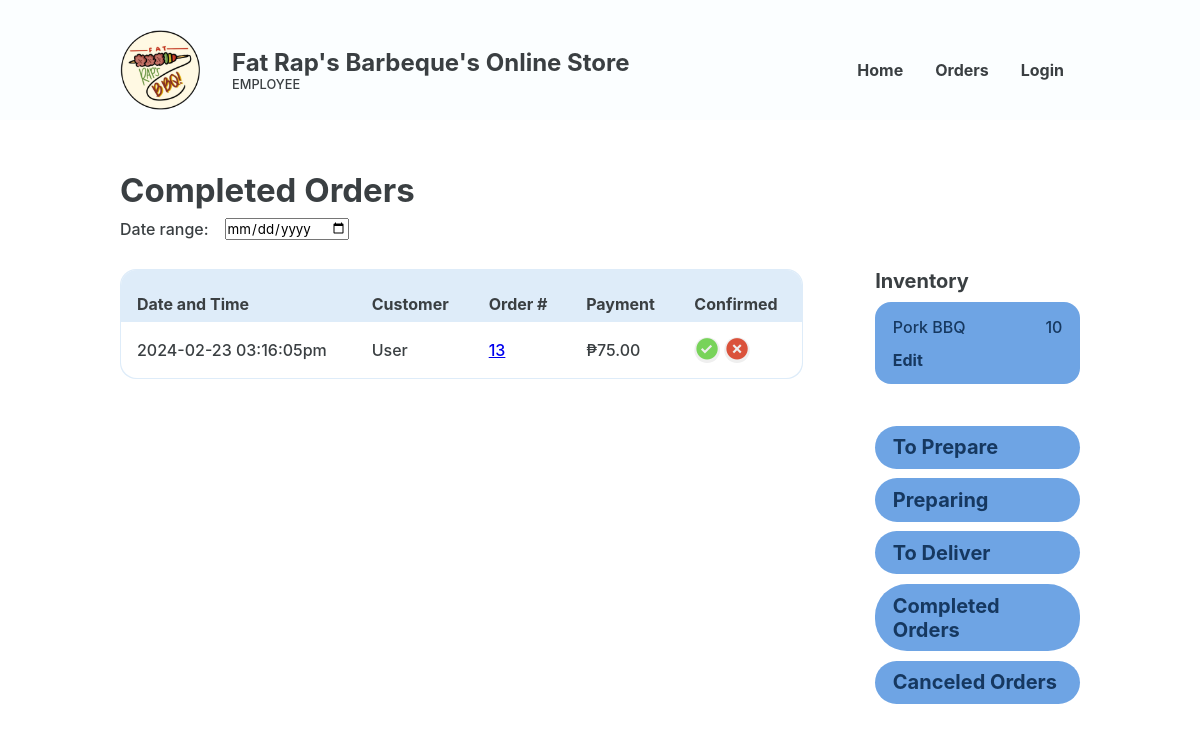
The app's page /Website/employee-completed-orders.php, older data.
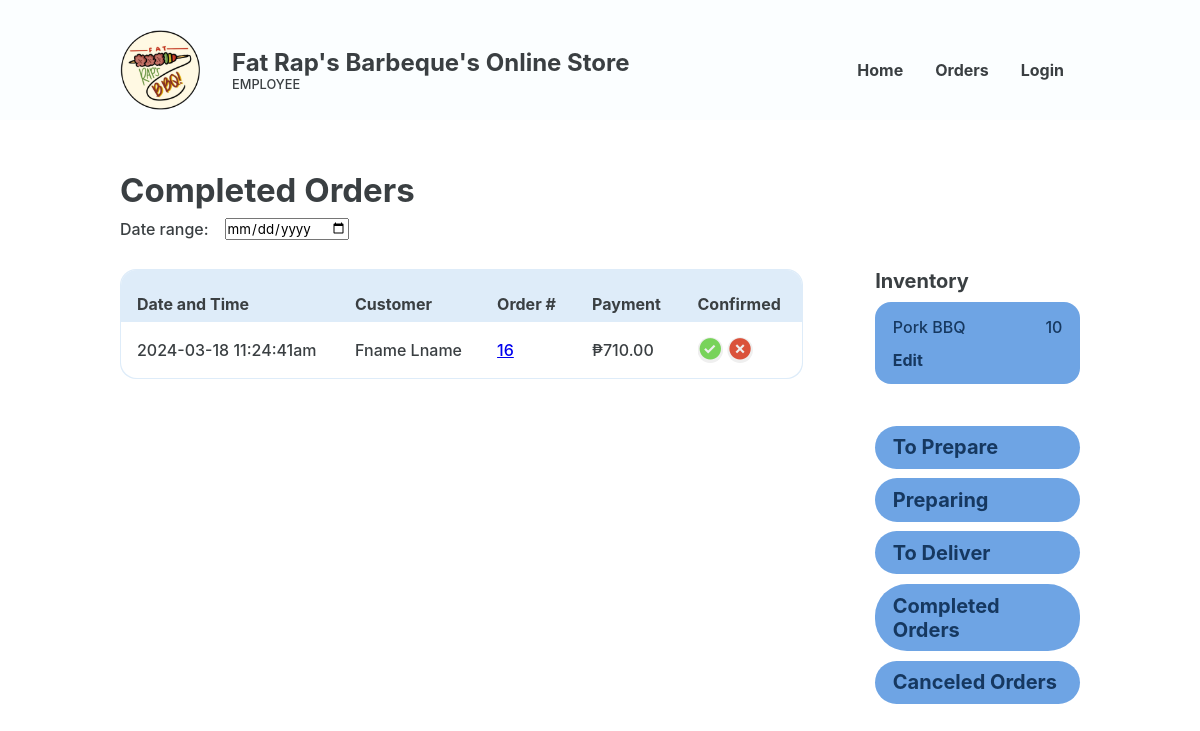
The same page, newer data.
### tables this page shows
CREATE TABLE `placed_order` (
  `PLACED_ORDER_ID` int(18) UNSIGNED NOT NULL,
  `PRSN_ID` int(18) NOT NULL,
  `CUS_NAME` varchar(20) NOT NULL,
  `CUS_NUMBER` varchar(11) NOT NULL,
  `CUS_EMAIL` varchar(35) NOT NULL,
  `PLACED_ORDER_DATE` varchar(50) NOT NULL,
  `PLACED_ORDER_TOTAL` decimal(10,2) NOT NULL,
  `DELIVERY_ADDRESS` varchar(255) NOT NULL,
  `DELIVERY_DATE` varchar(50) NOT NULL,
  `PLACED_ORDER_STATUS` varchar(50) NOT NULL,
  `PLACED_ORDER_CONFIRMATION` varchar(50) NOT NULL,
  `PLACED_ORDER_TRACKER` varchar(16) NOT NULL,
  `REFERENCE_NUMBER` varchar(50) NOT NULL
);

### Website/employee-completed-orders.php (the view, shortened to what the changed rows need)
<?php
@include 'constants.php';
?>
<!DOCTYPE html>
<html lang="en">
<head>
    <link rel="stylesheet" href="header-styles.css">
    <link rel="stylesheet" href="admin-styles.css">
    <link href='https://unpkg.com/boxicons@2.1.4/css/boxicons.min.css' rel='stylesheet'>
</head>
<body>
    <header class="backend">
        <div class="header-container">
            <div class="website-title">
                <div class="text">
                    <h1>Fat Rap's Barbeque's Online Store</h1>
                </div>
            </div>
        </div>
    </header>
    <main>
        <section class="section">
            <div class="section-heading">
                <h2>Completed Orders</h2>
            </div>
            <section class="section-body">
                <section class="main-section table-wrapper">
                    <table class="alternating">
                        <tr>
                            <th class="header">Date and Time</th>
                            <th class="header">Customer</th>
                            <th class="header">Order #</th>
                            <th class="header">Payment</th>
                            <th class="header">Confirmed</th>
                        </tr>
                        <?php
                            $sql = "SELECT * FROM placed_order";
                            $res = mysqli_query($conn, $sql);
                            $count = mysqli_num_rows($res);
                            if ($count > 0) {
                                while ($row = mysqli_fetch_assoc($res)) {
                                    $PLACED_ORDER_ID = $row['PLACED_ORDER_ID'];
                                    $PRSN_ID = $row['PRSN_ID'];
                                    $CUS_NAME = $row['CUS_NAME'];
                                    $PLACED_ORDER_DATE = $row['PLACED_ORDER_DATE'];
                                    $PLACED_ORDER_TOTAL = $row['PLACED_ORDER_TOTAL'];
                        ?>
                                    <tr>
                                        <td data-cell="Date and Time"><?php echo $PLACED_ORDER_DATE ?></td>
                                        <td data-cell="customer"><?php echo $CUS_NAME ?></td>
                                        <td data-cell="Order #"><a href="<?php echo SITEURL?>admin-order-details.php?PRSN_ID=<?php echo $PRSN_ID; ?>"><?php echo $PLACED_ORDER_ID ?></a></td>
                                        <td data-cell="Payment">₱<?php echo $PLACED_ORDER_TOTAL ?></td>
                                        <td data-cell="Confimed">
                                            <div class="btn-wrapper">
                                                <form method="POST">
                                                    <button class="btn-check" name="confirmed"><i class='bx bxs-check-circle'></i></button>
                                                    <button class="btn-cross" name="not-confirmed"><i class='bx bxs-x-circle'></i></button>
                                                </form>
                                            </div>
                                        </td>
                                    </tr>
                        <?php
                                }
                            }
                        ?>
                    </table>
                </section>
            </section>
        </section>
    </main>
</body>
</html>

Row changes from the older to the newer data that the page shows:
removed placed_order: PLACED_ORDER_DATE "2024-02-23 03:16:05pm", CUS_NAME "User", PLACED_ORDER_ID "13", PLACED_ORDER_TOTAL "75.00"
added placed_order: PLACED_ORDER_DATE "2024-03-18 11:24:41am", CUS_NAME "Fname Lname", PLACED_ORDER_ID "16", PLACED_ORDER_TOTAL "710.00"
